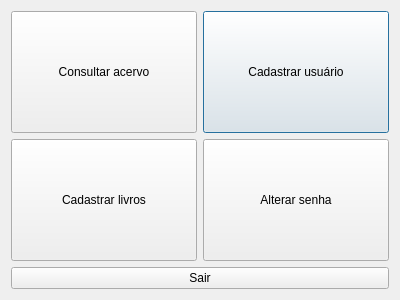
<?xml version="1.0" encoding="UTF-8"?>
<ui version="4.0">
 <class>Menu</class>
 <widget class="QDialog" name="Menu">
  <property name="geometry">
   <rect>
    <x>0</x>
    <y>0</y>
    <width>400</width>
    <height>300</height>
   </rect>
  </property>
  <property name="sizePolicy">
   <sizepolicy hsizetype="Preferred" vsizetype="Preferred">
    <horstretch>0</horstretch>
    <verstretch>0</verstretch>
   </sizepolicy>
  </property>
  <property name="windowTitle">
   <string>Dialog</string>
  </property>
  <layout class="QGridLayout" name="gridLayout">
   <item row="0" column="1">
    <widget class="QPushButton" name="cadastrar_usuario">
     <property name="sizePolicy">
      <sizepolicy hsizetype="Minimum" vsizetype="Preferred">
       <horstretch>0</horstretch>
       <verstretch>0</verstretch>
      </sizepolicy>
     </property>
     <property name="text">
      <string>Cadastrar usuário</string>
     </property>
    </widget>
   </item>
   <item row="1" column="0">
    <widget class="QPushButton" name="cadastrar_livro">
     <property name="sizePolicy">
      <sizepolicy hsizetype="Minimum" vsizetype="Preferred">
       <horstretch>0</horstretch>
       <verstretch>0</verstretch>
      </sizepolicy>
     </property>
     <property name="text">
      <string>Cadastrar livros</string>
     </property>
    </widget>
   </item>
   <item row="1" column="1">
    <widget class="QPushButton" name="alterar_senha">
     <property name="sizePolicy">
      <sizepolicy hsizetype="Minimum" vsizetype="Preferred">
       <horstretch>0</horstretch>
       <verstretch>0</verstretch>
      </sizepolicy>
     </property>
     <property name="text">
      <string>Alterar senha</string>
     </property>
    </widget>
   </item>
   <item row="0" column="0">
    <widget class="QPushButton" name="consultar_acervo">
     <property name="sizePolicy">
      <sizepolicy hsizetype="Minimum" vsizetype="Preferred">
       <horstretch>0</horstretch>
       <verstretch>0</verstretch>
      </sizepolicy>
     </property>
     <property name="text">
      <string>Consultar acervo</string>
     </property>
    </widget>
   </item>
   <item row="2" column="0" colspan="2">
    <widget class="QPushButton" name="sair">
     <property name="text">
      <string>Sair</string>
     </property>
    </widget>
   </item>
  </layout>
 </widget>
 <resources/>
 <connections/>
</ui>
